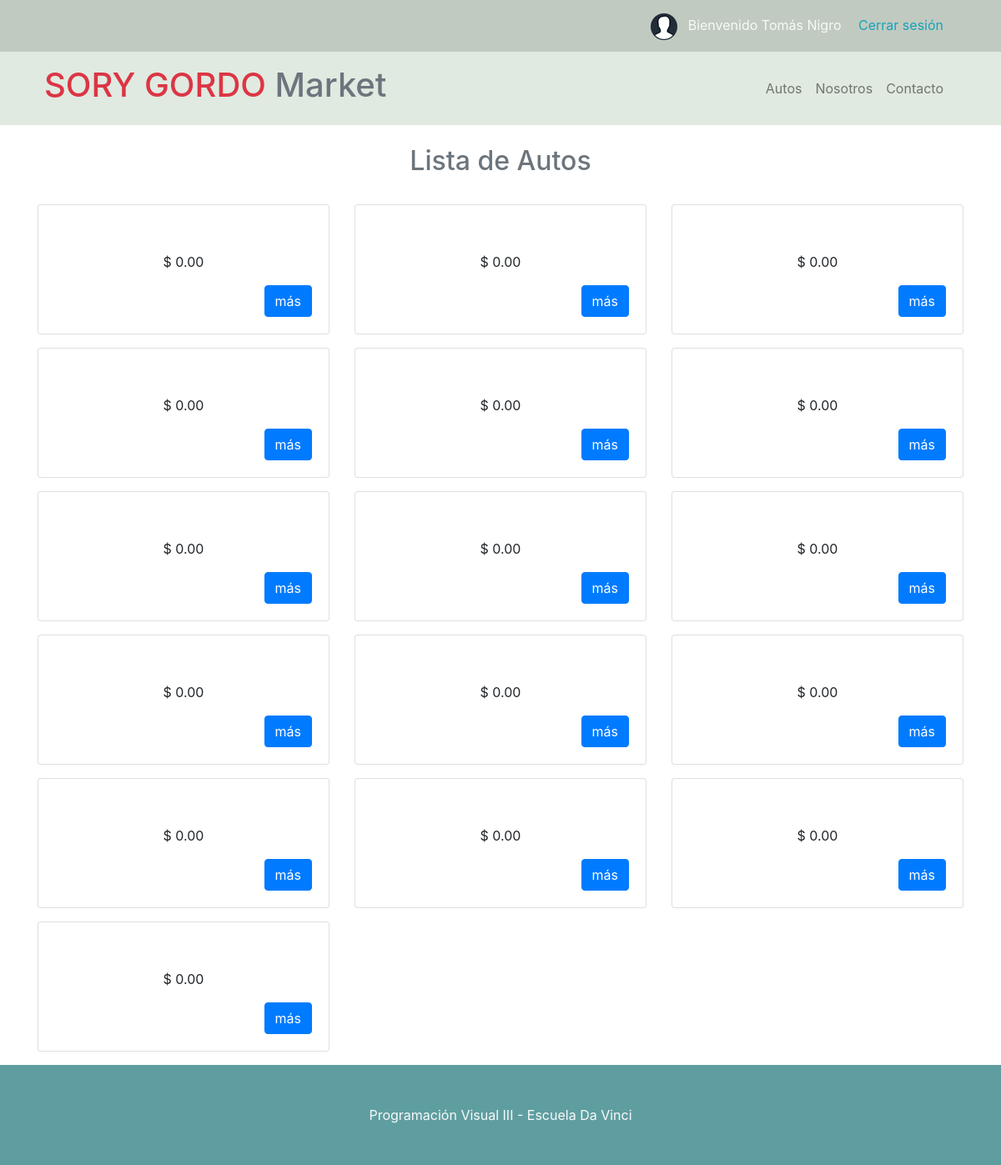
/ (signed in), run on the app's committed database.
### tables this page shows
CREATE TABLE `autos`  (
  `id_auto` int(50) NOT NULL AUTO_INCREMENT,
  `id_marca` int(50) NOT NULL,
  `nombre` varchar(100) NOT NULL DEFAULT '',
  `detalles` varchar(100) NOT NULL DEFAULT '',
  `imagen` varchar(50) NULL DEFAULT NULL,
  `precio` decimal(7, 2) NOT NULL,
  PRIMARY KEY (`id_auto`) USING BTREE,
  UNIQUE INDEX `id_auto`(`id_auto`) USING BTREE,
  INDEX `autos_marcas`(`id_marca`) USING BTREE,
  CONSTRAINT `autos_marca` FOREIGN KEY (`id_marca`) REFERENCES `marcas` (`id_marca`) ON DELETE CASCADE ON UPDATE CASCADE
);

### index.php (the view, shortened to what this page needs)
<?php
require "templates/conexion.php";
?>
<!DOCTYPE html>
<html lang="es">
<head>
    <link rel="stylesheet" href="css/bootstrap.css">
    <link rel="stylesheet" href="css/estilos.css">
</head>
<body>
    <header class="fondo">
        <div class="container-fluid fondo3">
            <div class="container">
                <div class="row mb-3">
                    <div class="col text-right">
                        <?php
                        if( isset($_SESSION['nombre']) ){
                        ?>
                        <div class="text-right text-light pt-3 pb-1 mr-4">
                            <img src="imagenes/user.png" alt="Avatar">
                            <p class="d-inline-block ml-2">Bienvenido
                                <?php echo $_SESSION['nombre']; ?>
                                <?php echo $_SESSION['apellido']; ?> <a href="templates/cerrar.php" class="ml-3 text-info">Cerrar sesión</a></p>
                        </div>
                        <?php
                        }
                        ?>
                    </div>
                </div>
            </div>
        </div>
        <div class="container pb-3">
            <h1 class="text-muted pl-2"><span class="text-danger">SORY GORDO </span>Market</h1>
            <nav class="navbar navbar-expand-lg navbar-light">
                <div class="collapse navbar-collapse" id="barra">
                    <ul class="navbar-nav ml-auto">
                        <li class="nav-item">
                            <a class="nav-link" href="#">Autos</a>
                        </li>
                        <li class="nav-item">
                            <a class="nav-link" href="#">Nosotros</a>
                        </li>
                        <li class="nav-item">
                            <a class="nav-link" href="#">Contacto</a>
                        </li>
                    </ul>
                </div>
            </nav>
        </div>
    </header>
    <main class="container bg-white">
        <?php
        if( !isset($_GET['p']) ) {
        ?>
        <section class="row">
            <h2 class="col-12 py-4 text-secondary text-center">Lista de Autos</h2>
            <?php
            $query = "SELECT id_auto, id_marca, nombre, detalles, imagen, precio FROM autos";
            $res = mysqli_query($cnx, $query);
            while( $column = mysqli_fetch_assoc($res) ){
            ?>
            <div class="col-lg-4 text-center">
                <div class="card mb-3">
                    <div class="card-body">
                        <p class="card-text">$
                            <?php echo $column['precio']; ?>
                        </p>
                        <a class="btn btn-primary float-right" href="index.php?p=<?php echo $column['id_auto']; ?>" class="btn">más</a>
                    </div>
                </div>
            </div>
            <?php
            }
            ?>
        </section>
        <?php
        }
        ?>
    </main>
    <footer class="fondo2">
        <div class="container p-5">
            <p class="text-light text-center m-0">Programación Visual III - Escuela Da Vinci</p>
        </div>
    </footer>
</body>
</html>

### css/estilos.css (style rules this page uses)
.fondo { background-color: #e0eae0; }
.fondo2 { background-color: cadetblue; }
.fondo3 { background-color: #c0cac0; }
h1 { position: absolute; z-index: 1030; }

### data on the page
autos: precio "0.00"
autos: precio "0.00"
autos: precio "0.00"
autos: precio "0.00"
autos: precio "0.00"
autos: precio "0.00"
autos: precio "0.00"
autos: precio "0.00"
autos: precio "0.00"
autos: precio "0.00"
autos: precio "0.00"
autos: precio "0.00"
autos: precio "0.00"
autos: precio "0.00"
autos: precio "0.00"
autos: precio "0.00"

### other printed values
$_SESSION['nombre'] "Tomás"
$_SESSION['apellido'] "Nigro"
